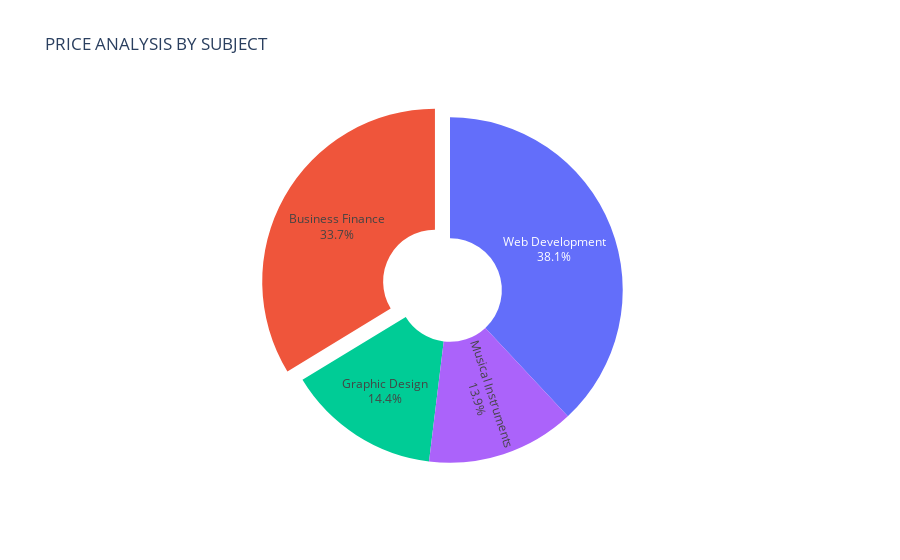

Notebook code cell kept with this figure:
### Code cell
price_by_subject = data.groupby('subject')["price"].sum().reset_index()

# Plotting the result as a pie chart using Plotly Express without legend
fig = px.pie(price_by_subject, values='price', names='subject', 
             title='PRICE ANALYSIS BY SUBJECT', 
             template='plotly', hole=0.3)

# Adjusting the layout to hide the legend
fig.update_layout(showlegend=False)

fig.update_traces(textinfo='percent+label', pull=[0.1, 0])  # Display percentage and adjust slice separation
fig.show()

### Figure 1 — Plotly figure (JSON) as saved in the notebook; plotly's stock layout.template omitted (floating-point values rounded to 4 significant figures)
{"data": [{"domain": {"x": [0, 1], "y": [0, 1]}, "hole": 0.3, "hovertemplate": "subject=%{label}<br>price=%{value}<extra></extra>", "labels": ["Business Finance", "Graphic Design", "Musical Instruments", "Web Development"], "legendgroup": "", "name": "", "pull": [0.1, 0], "showlegend": true, "textinfo": "percent+label", "type": "pie", "values": [81815, 34850, 33700, 92365]}], "layout": {"legend": {"tracegroupgap": 0}, "showlegend": false, "title": {"text": "PRICE ANALYSIS BY SUBJECT"}}}
